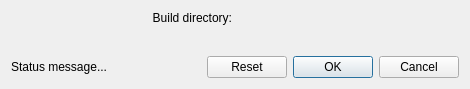
<?xml version="1.0" encoding="UTF-8"?>
<ui version="4.0">
 <class>GNNewBuildDir</class>
 <widget class="QDialog" name="GNNewBuildDir">
  <property name="geometry">
   <rect>
    <x>0</x>
    <y>0</y>
    <width>470</width>
    <height>89</height>
   </rect>
  </property>
  <layout class="QVBoxLayout" name="verticalLayout">
   <item>
    <layout class="QHBoxLayout" name="hl_buildDir">
     <item>
      <widget class="QLabel" name="l_buildDir">
       <property name="text">
        <string>Build directory:</string>
       </property>
       <property name="alignment">
        <set>Qt::AlignRight|Qt::AlignTrailing|Qt::AlignVCenter</set>
       </property>
      </widget>
     </item>
     <item>
      <widget class="KUrlRequester" name="i_buildDir" native="true">
       <property name="placeholderText" stdset="0">
        <string>Full Path to the new build directory</string>
       </property>
      </widget>
     </item>
    </layout>
   </item>
   <item>
    <widget class="GNAdvancedSettings" name="advanced" native="true"/>
   </item>
   <item>
    <spacer name="verticalSpacer">
     <property name="orientation">
      <enum>Qt::Vertical</enum>
     </property>
     <property name="sizeHint" stdset="0">
      <size>
       <width>20</width>
       <height>40</height>
      </size>
     </property>
    </spacer>
   </item>
   <item>
    <layout class="QHBoxLayout" name="hl_bottomBar">
     <item>
      <widget class="QLabel" name="l_statusMessage">
       <property name="text">
        <string>Status message...</string>
       </property>
      </widget>
     </item>
     <item>
      <widget class="QDialogButtonBox" name="b_buttonBox">
       <property name="sizePolicy">
        <sizepolicy hsizetype="Fixed" vsizetype="Fixed">
         <horstretch>0</horstretch>
         <verstretch>0</verstretch>
        </sizepolicy>
       </property>
       <property name="standardButtons">
        <set>QDialogButtonBox::Cancel|QDialogButtonBox::Ok|QDialogButtonBox::Reset</set>
       </property>
      </widget>
     </item>
    </layout>
   </item>
  </layout>
 </widget>
 <customwidgets>
  <customwidget>
   <class>KUrlRequester</class>
   <extends>QWidget</extends>
   <header>kurlrequester.h</header>
  </customwidget>
  <customwidget>
   <class>GNAdvancedSettings</class>
   <extends>QWidget</extends>
   <header>settings/gnadvancedsettings.h</header>
   <container>1</container>
   <slots>
    <signal>configChanged()</signal>
   </slots>
  </customwidget>
 </customwidgets>
 <resources/>
 <connections>
  <connection>
   <sender>b_buttonBox</sender>
   <signal>accepted()</signal>
   <receiver>GNNewBuildDir</receiver>
   <slot>accept()</slot>
   <hints>
    <hint type="sourcelabel">
     <x>564</x>
     <y>643</y>
    </hint>
    <hint type="destinationlabel">
     <x>329</x>
     <y>333</y>
    </hint>
   </hints>
  </connection>
  <connection>
   <sender>b_buttonBox</sender>
   <signal>rejected()</signal>
   <receiver>GNNewBuildDir</receiver>
   <slot>reject()</slot>
   <hints>
    <hint type="sourcelabel">
     <x>564</x>
     <y>643</y>
    </hint>
    <hint type="destinationlabel">
     <x>329</x>
     <y>333</y>
    </hint>
   </hints>
  </connection>
  <connection>
   <sender>advanced</sender>
   <signal>configChanged()</signal>
   <receiver>GNNewBuildDir</receiver>
   <slot>updated()</slot>
   <hints>
    <hint type="sourcelabel">
     <x>324</x>
     <y>571</y>
    </hint>
    <hint type="destinationlabel">
     <x>324</x>
     <y>312</y>
    </hint>
   </hints>
  </connection>
  <connection>
   <sender>i_buildDir</sender>
   <signal>textChanged(QString)</signal>
   <receiver>GNNewBuildDir</receiver>
   <slot>updated()</slot>
   <hints>
    <hint type="sourcelabel">
     <x>399</x>
     <y>89</y>
    </hint>
    <hint type="destinationlabel">
     <x>334</x>
     <y>349</y>
    </hint>
   </hints>
  </connection>
 </connections>
 <slots>
  <slot>resetFields()</slot>
  <slot>updated()</slot>
 </slots>
</ui>
